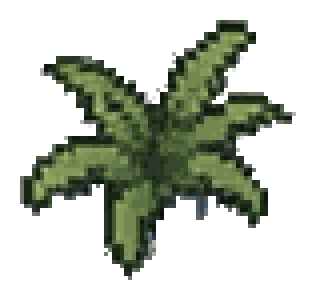
#> input picture game/assets/decor/altai/11.png, 78 x 73 px, found by its file name (shown 4 times larger); its folder holds only this picture in this run
$ python optimize_decor.py
#> lines starting #> are read from the running program, lines starting #| are printed output that depends on the picture
from PIL import Image
import os

DECOR_DIR = "/home/user/game/game/assets/decor"
MAX_DIM = 460
COLORS = 64

total_before = 0
total_after = 0
count = 0
for slug in sorted(os.listdir(DECOR_DIR)):
    d = os.path.join(DECOR_DIR, slug)
    if not os.path.isdir(d):
        continue
    for fname in os.listdir(d):
        p = os.path.join(d, fname)
        before = os.path.getsize(p)
        im = Image.open(p).convert("RGBA")
#> im is the input picture: PIL image 78x73 RGBA; mean R, G, B, A 142.9, 150.2, 137, 92.3
        if max(im.size) > MAX_DIM:
            im.thumbnail((MAX_DIM, MAX_DIM), Image.LANCZOS)
        im = im.quantize(colors=COLORS, method=Image.FASTOCTREE)
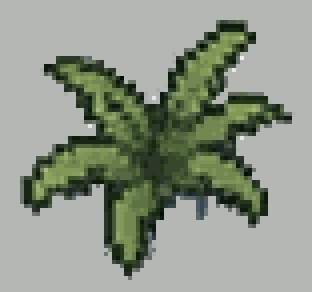
#> im: PIL image 78x73 P (shown 4 times larger); mean R, G, B 142.9, 150.2, 137
        im.save(p, optimize=True)
        after = os.path.getsize(p)
        total_before += before
        total_after += after
        count += 1
#> pass 2 of the loop `for slug in sorted(os.listdir(DECOR_DIR)):`:
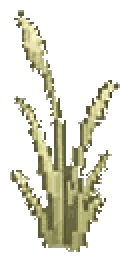
#> input picture game/assets/decor/anapa/10.png, 64 x 130 px, found by its file name (shown 2 times larger)
#> im is the input picture: PIL image 64x130 RGBA; mean R, G, B, A 141.1, 140.6, 127.6, 70.4
#> `im = im.quantize(colors=COLORS, method=Image.FASTOCTREE)`:
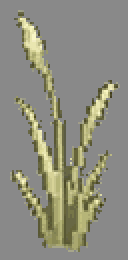
#> im: PIL image 64x130 P (shown 2 times larger); mean R, G, B 141.1, 140.6, 127.6

print(f"{count} files: {total_before/1024/1024:.1f}MB -> {total_after/1024/1024:.1f}MB")
